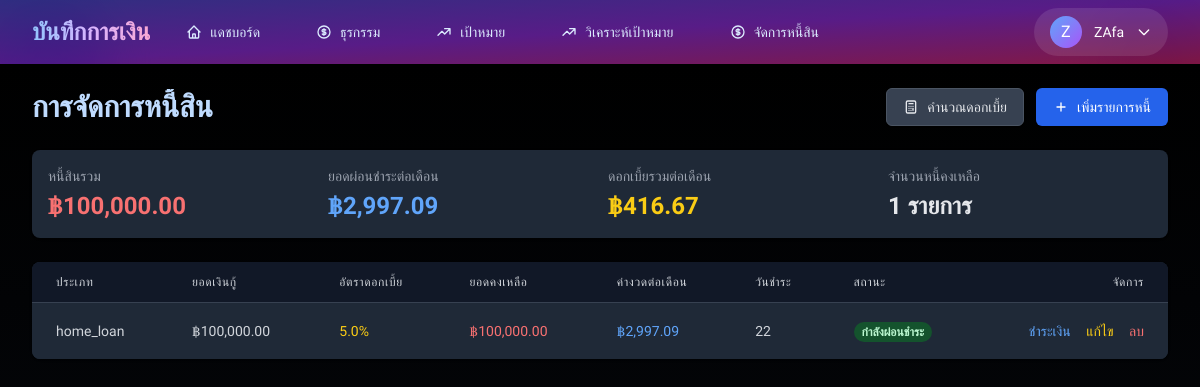
The page /debt/ (signed in) on the database its author committed.
### models/user.py (models this page shows, shortened)
class User(UserMixin, db.Model):
    __tablename__ = 'users'
    id = db.Column(db.Integer, primary_key=True)
    username = db.Column(db.String(80), unique=True, nullable=False, index=True)
    email = db.Column(db.String(120), unique=True, nullable=False, index=True)
    password_hash = db.Column(db.String(200), nullable=False)
    first_name = db.Column(db.String(50))
    last_name = db.Column(db.String(50))
    profile_image = db.Column(db.String(200))
    is_active = db.Column(db.Boolean, default=True)
    is_verified = db.Column(db.Boolean, default=False)
    last_login = db.Column(db.DateTime)
    notification_preferences = db.Column(db.JSON, default={
        'email_notifications': True,
        'transaction_alerts': True,
        'goal_reminders': True,
        'weekly_summary': True
    })
    created_at = db.Column(db.DateTime, default=datetime.utcnow)
    updated_at = db.Column(db.DateTime, default=datetime.utcnow, onupdate=datetime.utcnow)
    transactions = db.relationship('Transaction',
                                 back_populates='user',
                                 lazy='dynamic',
                                 cascade='all, delete-orphan')
    financial_goals = db.relationship('FinancialGoal',
                                    back_populates='user',
                                    lazy='dynamic',
                                    cascade='all, delete-orphan')
    debts = db.relationship('Debt', backref=db.backref('user', lazy=True), lazy='dynamic', cascade='all, delete-orphan')

### models/Debt.py (models this page shows, shortened)
class Debt(db.Model):
    __tablename__ = 'debts'
    id = db.Column(db.Integer, primary_key=True)
    user_id = db.Column(db.Integer, db.ForeignKey('users.id', ondelete='CASCADE'), nullable=False, index=True)
    type = db.Column(db.String(50), nullable=False)  # ประเภทหนี้ (เช่น บ้าน, รถ, บัตรเครดิต)
    amount = db.Column(db.Float, nullable=False)  # ยอดเงินกู้
    interest_rate = db.Column(db.Float, nullable=False)  # อัตราดอกเบี้ย
    term_months = db.Column(db.Integer, nullable=False)  # ระยะเวลา (เดือน)
    monthly_payment = db.Column(db.Float, nullable=False)  # ค่างวดต่อเดือน
    remaining_amount = db.Column(db.Float, nullable=False)  # ยอดคงเหลือ
    start_date = db.Column(db.DateTime, nullable=False)  # วันที่เริ่มต้น
    end_date = db.Column(db.DateTime, nullable=False)  # วันที่สิ้นสุด
    payment_date = db.Column(db.Integer, nullable=False)  # วันที่ชำระในแต่ละเดือน
    status = db.Column(db.String(20), default='active')  # active, overdue, completed
    created_at = db.Column(db.DateTime, default=datetime.utcnow)
    updated_at = db.Column(db.DateTime, default=datetime.utcnow, onupdate=datetime.utcnow)
    payments = db.relationship('DebtPayment', backref='debt', lazy='dynamic', cascade='all, delete-orphan')
    @property
    def status_display(self):
        status_map = {
            'active': 'กำลังผ่อนชำระ',
            'overdue': 'ค้างชำระ',
            'completed': 'ชำระครบแล้ว'
        }
        return status_map.get(self.status, self.status)
    def calculate_monthly_interest(self):
        return (self.remaining_amount * self.interest_rate) / 100 / 12

### routes/debt.py (the view)
@debt_bp.route('/')
@login_required
def debtmain():
    debts = Debt.query.filter_by(user_id=current_user.id).all()
    total_debt = sum(debt.remaining_amount for debt in debts)
    monthly_payment = sum(debt.monthly_payment for debt in debts)
    monthly_interest = sum(debt.calculate_monthly_interest() for debt in debts)
    total_count = len(debts)
    return render_template('debt/debtmain.html',
        debts=debts,
        total_debt=total_debt,
        monthly_payment=monthly_payment,
        monthly_interest=monthly_interest,
        total_count=total_count
    )

### templates/debt/debtmain.html (shortened to what this page needs)
{% extends "base.html" %}
{% block content %}
<div class="md:flex md:items-center md:justify-between mb-6">
    <div class="flex-1 min-w-0">
        <h2 class="text-2xl font-bold leading-7 text-blue-200 sm:text-3xl sm:truncate">
            การจัดการหนี้สิน
        </h2>
    </div>
    <div class="mt-4 flex md:mt-0 md:ml-4 space-x-3">
        <button onclick="showCalculatorModal()"
            class="inline-flex items-center px-4 py-2 border border-gray-600 rounded-md shadow-sm text-sm font-medium text-gray-200 bg-gray-700 hover:bg-gray-600 transition-colors duration-150">
            คำนวณดอกเบี้ย
        </button>
        <a href="{{ url_for('debt.add') }}"
            class="inline-flex items-center px-4 py-2 border border-transparent rounded-md shadow-sm text-sm font-medium text-white bg-blue-600 hover:bg-blue-700 transition-colors duration-150">
            <svg class="h-4 w-4 mr-2" xmlns="http://www.w3.org/2000/svg" fill="none" viewBox="0 0 24 24" stroke="currentColor">
                <path stroke-linecap="round" stroke-linejoin="round" stroke-width="2" d="M12 6v6m0 0v6m0-6h6m-6 0H6" />
            </svg>
            เพิ่มรายการหนี้
        </a>
    </div>
</div>
<div class="bg-gray-800 shadow rounded-lg mb-6">
    <div class="p-4">
        <div class="grid grid-cols-1 gap-4 sm:grid-cols-4">
            <div>
                <h4 class="text-sm font-medium text-gray-400">หนี้สินรวม</h4>
                <p class="mt-1 text-2xl font-semibold text-red-400">
                    ฿{{ "{:,.2f}".format(total_debt) }}
                </p>
            </div>
            <div>
                <h4 class="text-sm font-medium text-gray-400">ยอดผ่อนชำระต่อเดือน</h4>
                <p class="mt-1 text-2xl font-semibold text-blue-400">
                    ฿{{ "{:,.2f}".format(monthly_payment) }}
                </p>
            </div>
            <div>
                <h4 class="text-sm font-medium text-gray-400">ดอกเบี้ยรวมต่อเดือน</h4>
                <p class="mt-1 text-2xl font-semibold text-yellow-400">
                    ฿{{ "{:,.2f}".format(monthly_interest) }}
                </p>
            </div>
            <div>
                <h4 class="text-sm font-medium text-gray-400">จำนวนหนี้คงเหลือ</h4>
                <p class="mt-1 text-2xl font-semibold text-gray-200">
                    {{ total_count }} รายการ
                </p>
            </div>
        </div>
    </div>
</div>
<div class="bg-gray-800 shadow overflow-hidden sm:rounded-lg">
    <div class="overflow-x-auto">
        <table class="min-w-full divide-y divide-gray-700">
            <thead class="bg-gray-900">
                <tr>
                    <th scope="col" class="px-6 py-3 text-left text-xs font-medium text-gray-300 uppercase tracking-wider">ประเภท</th>
                    <th scope="col" class="px-6 py-3 text-left text-xs font-medium text-gray-300 uppercase tracking-wider">ยอดเงินกู้</th>
                    <th scope="col" class="px-6 py-3 text-left text-xs font-medium text-gray-300 uppercase tracking-wider">อัตราดอกเบี้ย</th>
                    <th scope="col" class="px-6 py-3 text-left text-xs font-medium text-gray-300 uppercase tracking-wider">ยอดคงเหลือ</th>
                    <th scope="col" class="px-6 py-3 text-left text-xs font-medium text-gray-300 uppercase tracking-wider">ค่างวดต่อเดือน</th>
                    <th scope="col" class="px-6 py-3 text-left text-xs font-medium text-gray-300 uppercase tracking-wider">วันชำระ</th>
                    <th scope="col" class="px-6 py-3 text-left text-xs font-medium text-gray-300 uppercase tracking-wider">สถานะ</th>
                    <th scope="col" class="px-6 py-3 text-right text-xs font-medium text-gray-300 uppercase tracking-wider">จัดการ</th>
                </tr>
            </thead>
            <tbody class="bg-gray-800 divide-y divide-gray-700">
                {% for debt in debts %}
                <tr class="hover:bg-gray-700 transition-colors duration-150">
                    <td class="px-6 py-4 whitespace-nowrap text-sm text-gray-300">
                        {{ debt.type }}
                    </td>
                    <td class="px-6 py-4 whitespace-nowrap text-sm text-gray-300">
                        ฿{{ "{:,.2f}".format(debt.amount) }}
                    </td>
                    <td class="px-6 py-4 whitespace-nowrap text-sm text-yellow-400">
                        {{ debt.interest_rate }}%
                    </td>
                    <td class="px-6 py-4 whitespace-nowrap text-sm text-red-400">
                        ฿{{ "{:,.2f}".format(debt.remaining_amount) }}
                    </td>
                    <td class="px-6 py-4 whitespace-nowrap text-sm text-blue-400">
                        ฿{{ "{:,.2f}".format(debt.monthly_payment) }}
                    </td>
                    <td class="px-6 py-4 whitespace-nowrap text-sm text-gray-300">
                        {{ debt.payment_date }}
                    </td>
                    <td class="px-6 py-4 whitespace-nowrap">
                        <span class="px-2 inline-flex text-xs leading-5 font-semibold rounded-full
                            {% if debt.status == 'active' %}
                                bg-green-900 text-green-200
                            {% elif debt.status == 'overdue' %}
                                bg-red-900 text-red-200
                            {% else %}
                                bg-gray-900 text-gray-200
                            {% endif %}">
                            {{ debt.status_display }}
                        </span>
                    </td>
                    <td class="px-6 py-4 whitespace-nowrap text-right text-sm font-medium">
                        <a href="#" onclick="showPaymentModal('{{ debt.id }}')"
                            class="text-blue-400 hover:text-blue-300 mr-3 transition-colors duration-150">ชำระเงิน</a>
                        <a href="{{ url_for('debt.edit', id=debt.id) }}"
                            class="text-yellow-400 hover:text-yellow-300 mr-3 transition-colors duration-150">แก้ไข</a>
                        <a href="#" onclick="confirmDelete('{{ debt.id }}')"
                            class="text-red-400 hover:text-red-300 transition-colors duration-150">ลบ</a>
                    </td>
                </tr>
                {% endfor %}
            </tbody>
        </table>
    </div>
</div>
{% endblock %}

### templates/base.html (shortened to what this page needs)
<!DOCTYPE html>
<html lang="th" class="h-full bg-gray-50">
<head>
    <script src="https://cdn.tailwindcss.com"></script>
</head>
<nav class="bg-gradient-to-br from-indigo-900 via-purple-900 to-pink-900 shadow-xl">
    <div class="max-w-7xl mx-auto px-4 sm:px-6 lg:px-8 relative">
        <div class="absolute inset-0">
            <div class="absolute top-0 -left-4 w-32 h-32 bg-blue-500/20 rounded-full mix-blend-multiply filter blur-xl"></div>
            <div class="absolute top-0 -right-4 w-32 h-32 bg-purple-500/20 rounded-full mix-blend-multiply filter blur-xl"></div>
        </div>
        <div class="flex justify-between h-16 relative z-10">
            <div class="flex">
                <div class="flex-shrink-0 flex items-center">
                    <a href="{{ url_for('index') }}"
                       class="text-2xl font-bold text-transparent bg-clip-text bg-gradient-to-r from-blue-300 via-purple-300 to-pink-300 hover:scale-105 transform transition-all duration-300 hover:from-blue-200 hover:to-pink-200">
                    </a>
                </div>
                <div class="hidden sm:ml-6 sm:flex sm:space-x-8">
                    <a href="{{ url_for('dashboard.index') }}"
                       class="nav-link border-transparent text-blue-100 hover:text-white inline-flex items-center px-3 py-2 text-sm font-medium transition-all duration-300 hover:bg-white/10 rounded-lg">
                        <svg class="w-4 h-4 mr-2" fill="none" stroke="currentColor" viewBox="0 0 24 24">
                            <path stroke-linecap="round" stroke-linejoin="round" stroke-width="2" d="M3 12l2-2m0 0l7-7 7 7M5 10v10a1 1 0 001 1h3m10-11l2 2m-2-2v10a1 1 0 01-1 1h-3m-6 0a1 1 0 001-1v-4a1 1 0 011-1h2a1 1 0 011 1v4a1 1 0 001 1m-6 0h6"/>
                        </svg>
                        แดชบอร์ด
                    </a>
                    <a href="{{ url_for('transactions.molist') }}"
                       class="nav-link border-transparent text-blue-100 hover:text-white inline-flex items-center px-3 py-2 text-sm font-medium transition-all duration-300 hover:bg-white/10 rounded-lg">
                        ธุรกรรม
                    </a>
                    <a href="{{ url_for('goals.list') }}"
                       class="nav-link border-transparent text-blue-100 hover:text-white inline-flex items-center px-3 py-2 text-sm font-medium transition-all duration-300 hover:bg-white/10 rounded-lg">
                        <svg class="w-4 h-4 mr-2" fill="none" stroke="currentColor" viewBox="0 0 24 24">
                            <path stroke-linecap="round" stroke-linejoin="round" stroke-width="2" d="M13 7h8m0 0v8m0-8l-8 8-4-4-6 6"/>
                        </svg>
                        เป้าหมาย
                    </a>
                    <a href="{{ url_for('goals.analytics') }}"
                       class="nav-link border-transparent text-blue-100 hover:text-white inline-flex items-center px-3 py-2 text-sm font-medium transition-all duration-300 hover:bg-white/10 rounded-lg">
                        <svg class="w-4 h-4 mr-2" fill="none" stroke="currentColor" viewBox="0 0 24 24">
                            <path stroke-linecap="round" stroke-linejoin="round" stroke-width="2" d="M13 7h8m0 0v8m0-8l-8 8-4-4-6 6"/>
                        </svg>
                        วิเคราะห์เป้าหมาย
                    </a>
                    <a href="{{ url_for('debt.debtmain') }}"
                        class="nav-link border-transparent text-blue-100 hover:text-white inline-flex items-center px-3 py-2 text-sm font-medium transition-all duration-300 hover:bg-white/10 rounded-lg">
                        จัดการหนี้สิน
                    </a>
                </div>
            </div>
            <div class="hidden sm:ml-6 sm:flex sm:items-center">
                <div class="ml-3 relative">
                    <button type="button"
                            id="user-menu-button"
                            aria-expanded="false"
                            aria-haspopup="true"
                            class="flex items-center space-x-3 px-4 py-2 rounded-full bg-white/10 hover:bg-white/20 transition-all duration-300 focus:outline-none focus:ring-2 focus:ring-offset-2 focus:ring-blue-500">
                        <div class="h-8 w-8 rounded-full bg-gradient-to-br from-blue-400 to-purple-500 flex items-center justify-center">
                            <span class="text-white font-medium">{{ current_user.username[0].upper() }}</span>
                        </div>
                        <span class="text-white text-sm">{{ current_user.username }}</span>
                        <svg class="w-4 h-4 text-white" fill="none" stroke="currentColor" viewBox="0 0 24 24">
                            <path stroke-linecap="round" stroke-linejoin="round" stroke-width="2" d="M19 9l-7 7-7-7"/>
                        </svg>
                    </button>
                </div>
            </div>
        </div>
    </div>
 </nav>
    <main class="gradient-background min-h-screen py-6">
        <div class="max-w-7xl mx-auto px-4 sm:px-6 lg:px-8">
            <div class="content">
                {% block content %}{% endblock %}
            </div>
        </div>
    </main>
</body>
</html>

### rows shown on the page
User: username "Z", username "ZAfa"
Debt: type "home_loan", amount "100,000.00", interest_rate "5.0", remaining_amount "100,000.00", monthly_payment "2,997.09", payment_date "22", status_display "กำลังผ่อนชำระ"

### other values the page prints
{{ "{:,.2f}".format(total_debt) }} "100,000.00"
{{ "{:,.2f}".format(monthly_payment) }} "2,997.09"
{{ "{:,.2f}".format(monthly_interest) }} "416.67"
{{ total_count }} "1"
